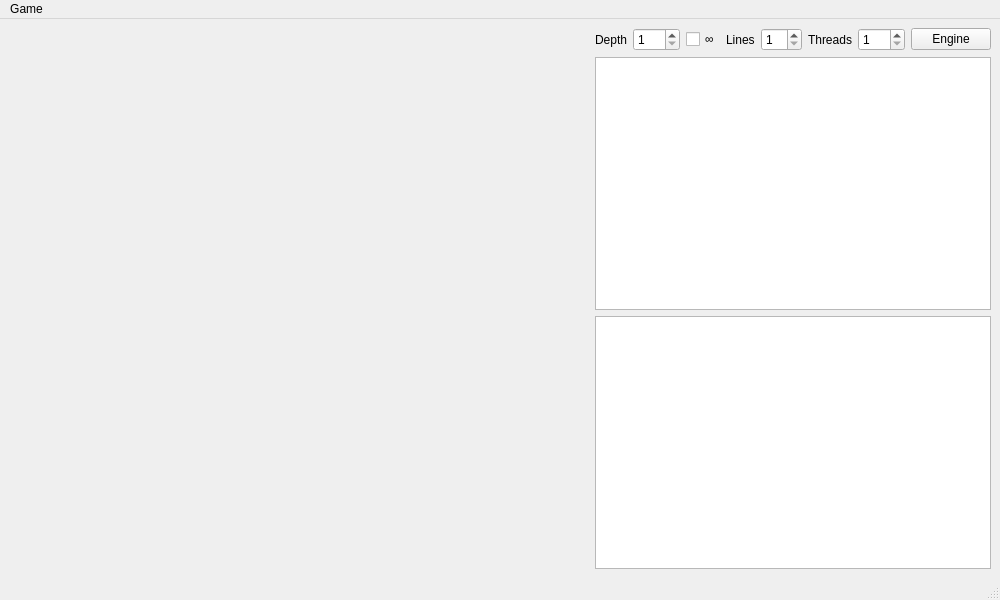
<?xml version="1.0" encoding="UTF-8"?>
<ui version="4.0">
 <class>MainWindow</class>
 <widget class="QMainWindow" name="MainWindow">
  <property name="geometry">
   <rect>
    <x>0</x>
    <y>0</y>
    <width>1000</width>
    <height>600</height>
   </rect>
  </property>
  <property name="sizePolicy">
   <sizepolicy hsizetype="Minimum" vsizetype="Preferred">
    <horstretch>0</horstretch>
    <verstretch>0</verstretch>
   </sizepolicy>
  </property>
  <property name="minimumSize">
   <size>
    <width>800</width>
    <height>600</height>
   </size>
  </property>
  <property name="windowTitle">
   <string>MainWindow</string>
  </property>
  <widget class="QWidget" name="centralwidget">
   <layout class="QGridLayout" name="gridLayout">
    <item row="0" column="0">
     <widget class="ChessBoardWidget" name="boardWidget" native="true">
      <property name="sizePolicy">
       <sizepolicy hsizetype="Expanding" vsizetype="Expanding">
        <horstretch>0</horstretch>
        <verstretch>0</verstretch>
       </sizepolicy>
      </property>
      <property name="minimumSize">
       <size>
        <width>200</width>
        <height>200</height>
       </size>
      </property>
      <property name="sizeIncrement">
       <size>
        <width>0</width>
        <height>0</height>
       </size>
      </property>
      <property name="baseSize">
       <size>
        <width>0</width>
        <height>0</height>
       </size>
      </property>
      <property name="autoFillBackground">
       <bool>true</bool>
      </property>
     </widget>
    </item>
    <item row="0" column="1">
     <layout class="QVBoxLayout" name="verticalLayout">
      <property name="sizeConstraint">
       <enum>QLayout::SetFixedSize</enum>
      </property>
      <item>
       <layout class="QHBoxLayout" name="engineControlsLayout">
        <property name="sizeConstraint">
         <enum>QLayout::SetFixedSize</enum>
        </property>
        <item alignment="Qt::AlignRight">
         <widget class="QLabel" name="lDepth">
          <property name="sizePolicy">
           <sizepolicy hsizetype="Fixed" vsizetype="Preferred">
            <horstretch>0</horstretch>
            <verstretch>0</verstretch>
           </sizepolicy>
          </property>
          <property name="toolTip">
           <string/>
          </property>
          <property name="text">
           <string>Depth</string>
          </property>
         </widget>
        </item>
        <item alignment="Qt::AlignRight">
         <widget class="QSpinBox" name="sbDepth">
          <property name="sizePolicy">
           <sizepolicy hsizetype="Fixed" vsizetype="Fixed">
            <horstretch>0</horstretch>
            <verstretch>0</verstretch>
           </sizepolicy>
          </property>
          <property name="toolTip">
           <string>&lt;html&gt;&lt;head/&gt;&lt;body&gt;&lt;p&gt;Maximum engine search depth.&lt;/p&gt;&lt;/body&gt;&lt;/html&gt;</string>
          </property>
          <property name="minimum">
           <number>1</number>
          </property>
          <property name="maximum">
           <number>100</number>
          </property>
         </widget>
        </item>
        <item>
         <widget class="QCheckBox" name="chInfinite">
          <property name="sizePolicy">
           <sizepolicy hsizetype="Fixed" vsizetype="Fixed">
            <horstretch>0</horstretch>
            <verstretch>0</verstretch>
           </sizepolicy>
          </property>
          <property name="toolTip">
           <string>Scan for infinite depth</string>
          </property>
          <property name="text">
           <string>∞</string>
          </property>
         </widget>
        </item>
        <item>
         <widget class="QLabel" name="lLines">
          <property name="sizePolicy">
           <sizepolicy hsizetype="Fixed" vsizetype="Preferred">
            <horstretch>0</horstretch>
            <verstretch>0</verstretch>
           </sizepolicy>
          </property>
          <property name="toolTip">
           <string/>
          </property>
          <property name="text">
           <string>Lines</string>
          </property>
         </widget>
        </item>
        <item>
         <widget class="QSpinBox" name="sbLines">
          <property name="sizePolicy">
           <sizepolicy hsizetype="Fixed" vsizetype="Fixed">
            <horstretch>0</horstretch>
            <verstretch>0</verstretch>
           </sizepolicy>
          </property>
          <property name="toolTip">
           <string>&lt;html&gt;&lt;head/&gt;&lt;body&gt;&lt;p&gt;Number of variations to calculate.&lt;/p&gt;&lt;/body&gt;&lt;/html&gt;</string>
          </property>
          <property name="minimum">
           <number>1</number>
          </property>
          <property name="maximum">
           <number>20</number>
          </property>
         </widget>
        </item>
        <item>
         <widget class="QLabel" name="lThreads">
          <property name="sizePolicy">
           <sizepolicy hsizetype="Fixed" vsizetype="Preferred">
            <horstretch>0</horstretch>
            <verstretch>0</verstretch>
           </sizepolicy>
          </property>
          <property name="toolTip">
           <string/>
          </property>
          <property name="text">
           <string>Threads</string>
          </property>
         </widget>
        </item>
        <item>
         <widget class="QSpinBox" name="sbThreads">
          <property name="sizePolicy">
           <sizepolicy hsizetype="Fixed" vsizetype="Fixed">
            <horstretch>0</horstretch>
            <verstretch>0</verstretch>
           </sizepolicy>
          </property>
          <property name="toolTip">
           <string/>
          </property>
          <property name="minimum">
           <number>1</number>
          </property>
          <property name="maximum">
           <number>100</number>
          </property>
         </widget>
        </item>
        <item>
         <widget class="QPushButton" name="bEngineOn">
          <property name="sizePolicy">
           <sizepolicy hsizetype="Fixed" vsizetype="Fixed">
            <horstretch>0</horstretch>
            <verstretch>0</verstretch>
           </sizepolicy>
          </property>
          <property name="toolTip">
           <string>Toggle engine</string>
          </property>
          <property name="text">
           <string>Engine</string>
          </property>
          <property name="checkable">
           <bool>true</bool>
          </property>
         </widget>
        </item>
       </layout>
      </item>
      <item>
       <widget class="QTextEdit" name="teLines">
        <property name="sizePolicy">
         <sizepolicy hsizetype="Minimum" vsizetype="Expanding">
          <horstretch>0</horstretch>
          <verstretch>0</verstretch>
         </sizepolicy>
        </property>
        <property name="readOnly">
         <bool>true</bool>
        </property>
       </widget>
      </item>
      <item>
       <widget class="QTextEdit" name="teMoves">
        <property name="sizePolicy">
         <sizepolicy hsizetype="Minimum" vsizetype="Expanding">
          <horstretch>0</horstretch>
          <verstretch>0</verstretch>
         </sizepolicy>
        </property>
        <property name="readOnly">
         <bool>true</bool>
        </property>
       </widget>
      </item>
     </layout>
    </item>
   </layout>
  </widget>
  <widget class="QMenuBar" name="menubar">
   <property name="geometry">
    <rect>
     <x>0</x>
     <y>0</y>
     <width>1000</width>
     <height>22</height>
    </rect>
   </property>
   <widget class="QMenu" name="menuGame">
    <property name="title">
     <string>Game</string>
    </property>
    <addaction name="actionNew_game"/>
    <addaction name="actionSet_FEN_position"/>
    <addaction name="separator"/>
    <addaction name="actionExit"/>
   </widget>
   <addaction name="menuGame"/>
  </widget>
  <widget class="QStatusBar" name="statusbar"/>
  <action name="actionSet_FEN_position">
   <property name="text">
    <string>Set FEN position</string>
   </property>
  </action>
  <action name="actionLoad_PGN">
   <property name="text">
    <string>Load PGN</string>
   </property>
  </action>
  <action name="actionNew_game">
   <property name="text">
    <string>New game</string>
   </property>
  </action>
  <action name="actionExit">
   <property name="text">
    <string>Exit</string>
   </property>
  </action>
 </widget>
 <customwidgets>
  <customwidget>
   <class>ChessBoardWidget</class>
   <extends>QWidget</extends>
   <header>chessboardwidget.h</header>
   <container>1</container>
  </customwidget>
 </customwidgets>
 <resources/>
 <connections/>
</ui>
